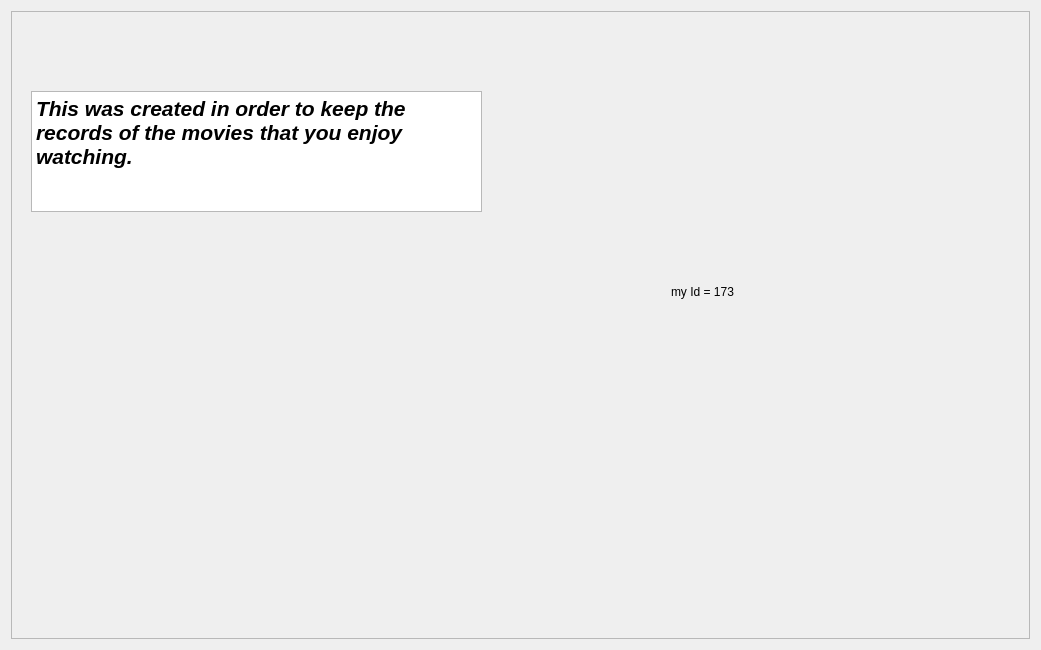
<?xml version="1.0" encoding="UTF-8"?>
<ui version="4.0">
 <class>AboutDialog</class>
 <widget class="QDialog" name="AboutDialog">
  <property name="geometry">
   <rect>
    <x>0</x>
    <y>0</y>
    <width>1041</width>
    <height>650</height>
   </rect>
  </property>
  <property name="windowTitle">
   <string>Dialog</string>
  </property>
  <layout class="QGridLayout" name="gridLayout">
   <item row="0" column="0">
    <widget class="QFrame" name="frame">
     <property name="frameShape">
      <enum>QFrame::StyledPanel</enum>
     </property>
     <property name="frameShadow">
      <enum>QFrame::Raised</enum>
     </property>
     <widget class="QTextBrowser" name="textBrowser">
      <property name="geometry">
       <rect>
        <x>20</x>
        <y>80</y>
        <width>451</width>
        <height>121</height>
       </rect>
      </property>
      <property name="html">
       <string>&lt;!DOCTYPE HTML PUBLIC &quot;-//W3C//DTD HTML 4.0//EN&quot; &quot;http://www.w3.org/TR/REC-html40/strict.dtd&quot;&gt;
&lt;html&gt;&lt;head&gt;&lt;meta name=&quot;qrichtext&quot; content=&quot;1&quot; /&gt;&lt;style type=&quot;text/css&quot;&gt;
p, li { white-space: pre-wrap; }
&lt;/style&gt;&lt;/head&gt;&lt;body style=&quot; font-family:'MS Shell Dlg 2'; font-size:7.8pt; font-weight:400; font-style:normal;&quot;&gt;
&lt;p style=&quot; margin-top:0px; margin-bottom:0px; margin-left:0px; margin-right:0px; -qt-block-indent:0; text-indent:0px;&quot;&gt;&lt;span style=&quot; font-size:16pt; font-weight:600; font-style:italic;&quot;&gt;This was created in order to keep the records of the movies that you enjoy watching.&lt;/span&gt;&lt;/p&gt;&lt;/body&gt;&lt;/html&gt;</string>
      </property>
     </widget>
     <widget class="QLabel" name="label">
      <property name="geometry">
       <rect>
        <x>660</x>
        <y>220</y>
        <width>161</width>
        <height>121</height>
       </rect>
      </property>
      <property name="text">
       <string>my Id = 173</string>
      </property>
     </widget>
    </widget>
   </item>
  </layout>
 </widget>
 <resources/>
 <connections/>
</ui>
